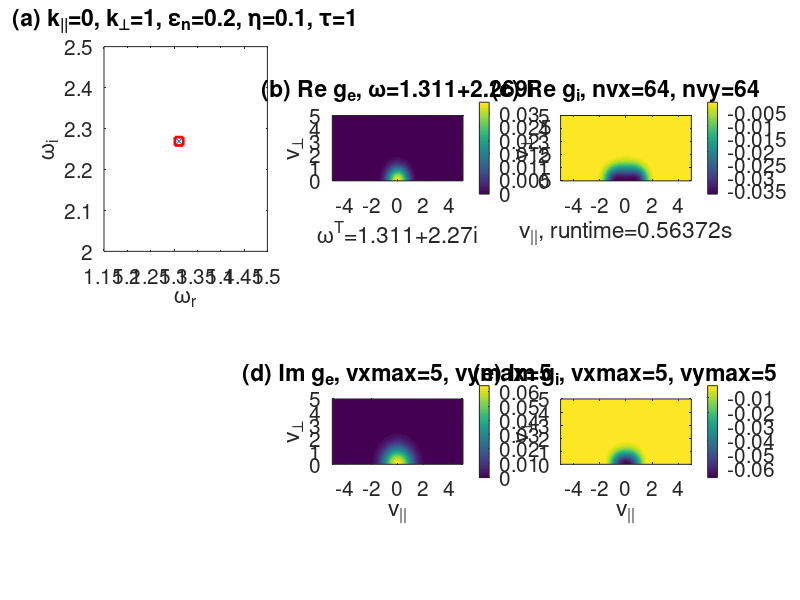

Recreate this plot in MATLAB.
% Hua-sheng XIE, huashengxie@gmail.com, FSC-ZJU, 2016-04-29 17:30
% matrix to solve local kinetic ITG dispersion relation
% lambda*[g_ij(v_par,v_perp),phi]=M_ij*[g_ij(v_par,v_perp),phi]
% Benchmark with Kim1994PoP Fig.5
% 16-05-10 09:21 Fix bug of F0
% 16-10-17 13:02 rewrite for entropy mode
% 17-01-13 10:51 tau\neq1.0, bug on phi=sum(gi+ge) should be sum(gi+ge/tau),
% 11:36 fixed, test tau=2.0 agree with IVP & DR
close all;clear;%clc;

data =[0.1,     0.1277+2.8258i;
       0.2,     0.2487+2.8211i;
       0.5,     0.6369+2.6664i;
       1.0,     1.3108+2.2697i;
       1.5,     2.1182+1.9633i;
       2.0,     3.1047+1.9143i];
id=4;
ky=data(id,1); % k_perp
wr=real(data(id,2)); wi=imag(data(id,2));

runtime=cputime;

tau=1.0;
epsn=0.2;
kapn=1/epsn; % R/L_n
kapt=0.1*kapn; % R/L_T
eta=kapt/kapn;

kz=0.0; % k_z*R
mi=1836.0; % mi/me

wdi=ky; % *v_ti/R
wde=-wdi*tau;
ki=ky;
ke=-ky*sqrt(tau/mi);
kzi=kz;
kze=kz*sqrt(tau*mi);
Gamma0i=besseli(0,ki^2,1);
Gamma0e=besseli(0,ke^2,1);
G0coef=1.0/((1.0-Gamma0i)+(1.0-Gamma0e)/tau)/sqrt(2.0*pi);

nvx=1*64/1; nvy=1*64/1;
vxmax=5.0; vxmin=-vxmax; vymax=5.0; vymin=0.0;
% vxmax=6.0; vxmin=-vxmax; vymax=6.0; vymin=0.0;
% vxmax=10.0; vxmin=-vxmax; vymax=10.0; vymin=0.0;

dvx=(vxmax-vxmin)/nvx; dvy=(vymax-vymin)/nvy;

Vx=vxmin:dvx:vxmax; Vy=vymin:dvy:vymax; 
[vx,vy]=meshgrid(Vx,Vy); % vx and vy grids

wDiv=wdi*(vx.^2+vy.^2/2);
wTiv=wdi*(kapn+(0.5*(vx.^2+vy.^2)-1.5)*kapt);
wDev=wde*(vx.^2+vy.^2/2);
wTev=wde*(kapn+(0.5*(vx.^2+vy.^2)-1.5)*kapt);

F0=exp(-0.5*(vx.^2+vy.^2)); % initial distribution

%获取速度空间网格尺寸，初始化稀疏矩阵的索引和值数组
[Nx,Ny]=size(vx);
Nda=Nx*Ny;
Nd=2*Nx*Ny+1; II=[]; JJ=[]; SS=[];
cout=0;

%构造稀疏矩阵
% [离子部分       0       耦合列 ]
% [  0       电子部分     耦合列 ]
% [耦合行     耦合行         0   ]
for jx=1:Nx
    for jy=1:Ny
        
        % for ion
        ind=(jx-1)*Ny+jy; 
        
        cout=cout+1;
        II(cout)=ind; JJ(cout)=ind;
        SS(cout)=(kzi*vx(jx,jy)+wDiv(jx,jy));
        
        cout=cout+1;
        II(cout)=ind; JJ(cout)=Nd;
        SS(cout)=((kzi*vx(jx,jy)+wDiv(jx,jy)-wTiv(jx,jy))*(...
            besselj(0,ki*vy(jx,jy)))^2*F0(jx,jy));
        
        cout=cout+1;
        II(cout)=Nd; JJ(cout)=ind;
        SS(cout)=G0coef*(kzi*vx(jx,jy)+wDiv(jx,jy))*vy(jx,jy)*dvx*dvy;
        
        % for electron
        ind=ind+Nda; 
        
        cout=cout+1;
        II(cout)=ind; JJ(cout)=ind;
        SS(cout)=(kze*vx(jx,jy)+wDev(jx,jy));
        
        cout=cout+1;
        II(cout)=ind; JJ(cout)=Nd;
        SS(cout)=((kze*vx(jx,jy)+wDev(jx,jy)-wTev(jx,jy))*(...
            besselj(0,ke*vy(jx,jy)))^2*F0(jx,jy));
        
        cout=cout+1;
        II(cout)=Nd; JJ(cout)=ind;
        SS(cout)=G0coef/tau*(kze*vx(jx,jy)+wDev(jx,jy))*vy(jx,jy)*dvx*dvy; % 17-01-13 11:29 fixed bug on tau
        
    end
end

cout=cout+1;
II(cout)=Nd; JJ(cout)=Nd;
SS(cout)=G0coef*sum(sum(((kzi*vx+wDiv-wTiv).*(...
        besselj(0,ki.*vy)).^2+(kze*vx+wDev-wTev).*(...
        besselj(0,ke.*vy)).^2/tau).*F0.*vy))*dvx*dvy; % 17-01-13 10:52 fixed bug on tau
%上面是在添加矩阵的最后一个元素

%构建稀疏矩阵M
M=sparse(II,JJ,SS,Nd,Nd);
% wg=1.2 + 2.3i; % k=0.9
wg=wr+1i*wi;%使用初始猜测wg求解特征值问题

%根据问题规模选择使用eig小规模或eigs大规模
if (nvx*nvy<1000)
    d=eig(full(M));
else
    d=eigs(M,1,wg);
end
% d=eigs(M,1,'li');
runtime=cputime-runtime;%记录用时

[di,ind]=sort(imag(d),'descend');%对特征值按虚部降序排序
d=d(ind);
% d(1:5) % find(imag(d)>0)

[V,D]=eigs(M,1,d(1));
% d = eigs(A)                % 返回矩阵 A 的 6 个最大模特征值
% d = eigs(A,k)              % 返回 k 个最大模特征值
% d = eigs(A,k,sigma)        % 返回最接近 sigma 的 k 个特征值
% [V,D] = eigs(A,...)        % 同时返回特征向量 V 和特征值对角矩阵 D
% [V,D,flag] = eigs(A,...)   % flag 指示计算是否收敛
w=D(1,1);
X=V(:,1);%提取最主要的特征值和特征向量
% 不稳定模（Im(ω)>0）：少数几个，对应物理不稳定性。
% 衰减模（Im(ω)<0）：大量存在，对应朗道阻尼等耗散过程。
% 纯实模（Im(ω)=0）：如连续谱模式。
% 排序后选择d(1)，本质是筛选最不稳定的主导模式。

% 从特征向量中提取离子和电子的分布函数，分布函数扰动δf(v∥,v⊥)本质是二维速度空间的函数，需转换为矩阵形式才能绘制等高线图
gi = reshape(V(1:Nda), Ny, Nx);  % 提取离子扰动并重构为Ny×Nx矩阵
ge = reshape(V((Nda+1):(Nd-1)), Ny, Nx);  % 提取电子扰动
gi = gi.'; ge = ge.';  % 转置矩阵，MATLAB的reshape按列优先顺序填充数据，因此需要后续转置

%绘图
close all;
h = figure('Unit','Normalized','position',...
    [0.01 0.10 0.9 0.6],'DefaultAxesFontSize',15);
% h = figure(...)
% 创建一个新的图形窗口，并返回其句柄（handle）赋值给变量h
% 这个句柄可以用于后续对该图形窗口的操作和控制
% 'Unit','Normalized'
% 设置图形窗口的位置和大小的单位为"归一化"单位
% 归一化单位意味着所有尺寸和位置值都在0到1之间，相对于屏幕尺寸 
% [0,0]表示屏幕左下角，[1,1]表示屏幕右上角
% 'position',[0.01 0.13 0.6 0.65]
% 设置图形窗口的位置和大小
% 参数格式为[left, bottom, width, height] 
% 具体解释：
% 0.01：窗口左边缘距离屏幕左边缘1%的屏幕宽度 
% 0.13：窗口下边缘距离屏幕底部13%的屏幕高度 
% 0.6：窗口宽度为屏幕宽度的60% 
% 0.65：窗口高度为屏幕高度的65%
% 'DefaultAxesFontSize',15
% 设置图形中所有坐标轴的默认字体大小为15磅
% 这将影响坐标轴标签、刻度标签等的字体大小

subplot(231);
plot(real(d),imag(d),'x',real(w),imag(w),'rs','Linewidth',2);
xlabel('\omega_r'); ylabel('\omega_i');
title(['(a) k_{||}=',num2str(kz),', k_\perp=',num2str(ky),...
    ', \epsilon_n=',num2str(epsn),', \eta=',num2str(eta),...
    ', \tau=',num2str(tau)]);%num2str函数将数值转换为字符串

subplot(232);
% pcolor(vx,vy,real(ge)); shading interp; %log(abs(real(g)))
contourf(vx,vy,real(ge),30,'LineStyle','none'); colorbar;
axis equal;
xlabel('v_{||}'); ylabel('v_\perp'); 
title(['(b) Re g_e, \omega=',num2str(w,4)]);
xlabel(['\omega^T=',num2str(wr+1i*wi,4)]);

subplot(233);
% pcolor(vx,vy,real(g)); shading interp; %log(abs(real(g)))
contourf(vx,vy,real(gi),30,'LineStyle','none'); colorbar;
axis equal;
xlabel(['v_{||}, runtime=',num2str(runtime),'s']); ylabel('v_\perp'); 
title(['(c) Re g_i, nvx=',num2str(nvx),', nvy=',num2str(nvy)]);
subplot(235);
% pcolor(vx,vy,imag(g)); shading interp;
contourf(vx,vy,imag(ge),30,'LineStyle','none'); colorbar;
axis equal;
xlabel('v_{||}'); ylabel('v_\perp'); 
title(['(d) Im g_e, vxmax=',num2str(vxmax),', vymax=',num2str(vymax)]);
subplot(236);
% pcolor(vx,vy,imag(g)); shading interp;
contourf(vx,vy,imag(gi),30,'LineStyle','none'); colorbar;
axis equal;
xlabel('v_{||}'); ylabel('v_\perp'); 
title(['(e) Im g_i, vxmax=',num2str(vxmax),', vymax=',num2str(vymax)]);

%下面的用不上
% str=['entropy_matrix_kz=',num2str(kz),',ky=',num2str(ky),...
%     ',epsn=',num2str(epsn),',eta=',num2str(eta),...
%     ',tau=',num2str(tau),',vxmax=',num2str(vxmax),...
%     ',vymax=',num2str(vymax),',nvx=',num2str(nvx),...
%     ',nvy=',num2str(nvy)];
% 
% set(gcf,'PaperUnits','inches','PaperPosition',[0 0 8 6.0]);
% %print(gcf,'-dpng',[str,'.png'],'-r100');
% print(gcf,'-dpdf',[str,'.pdf'],'-r100');
